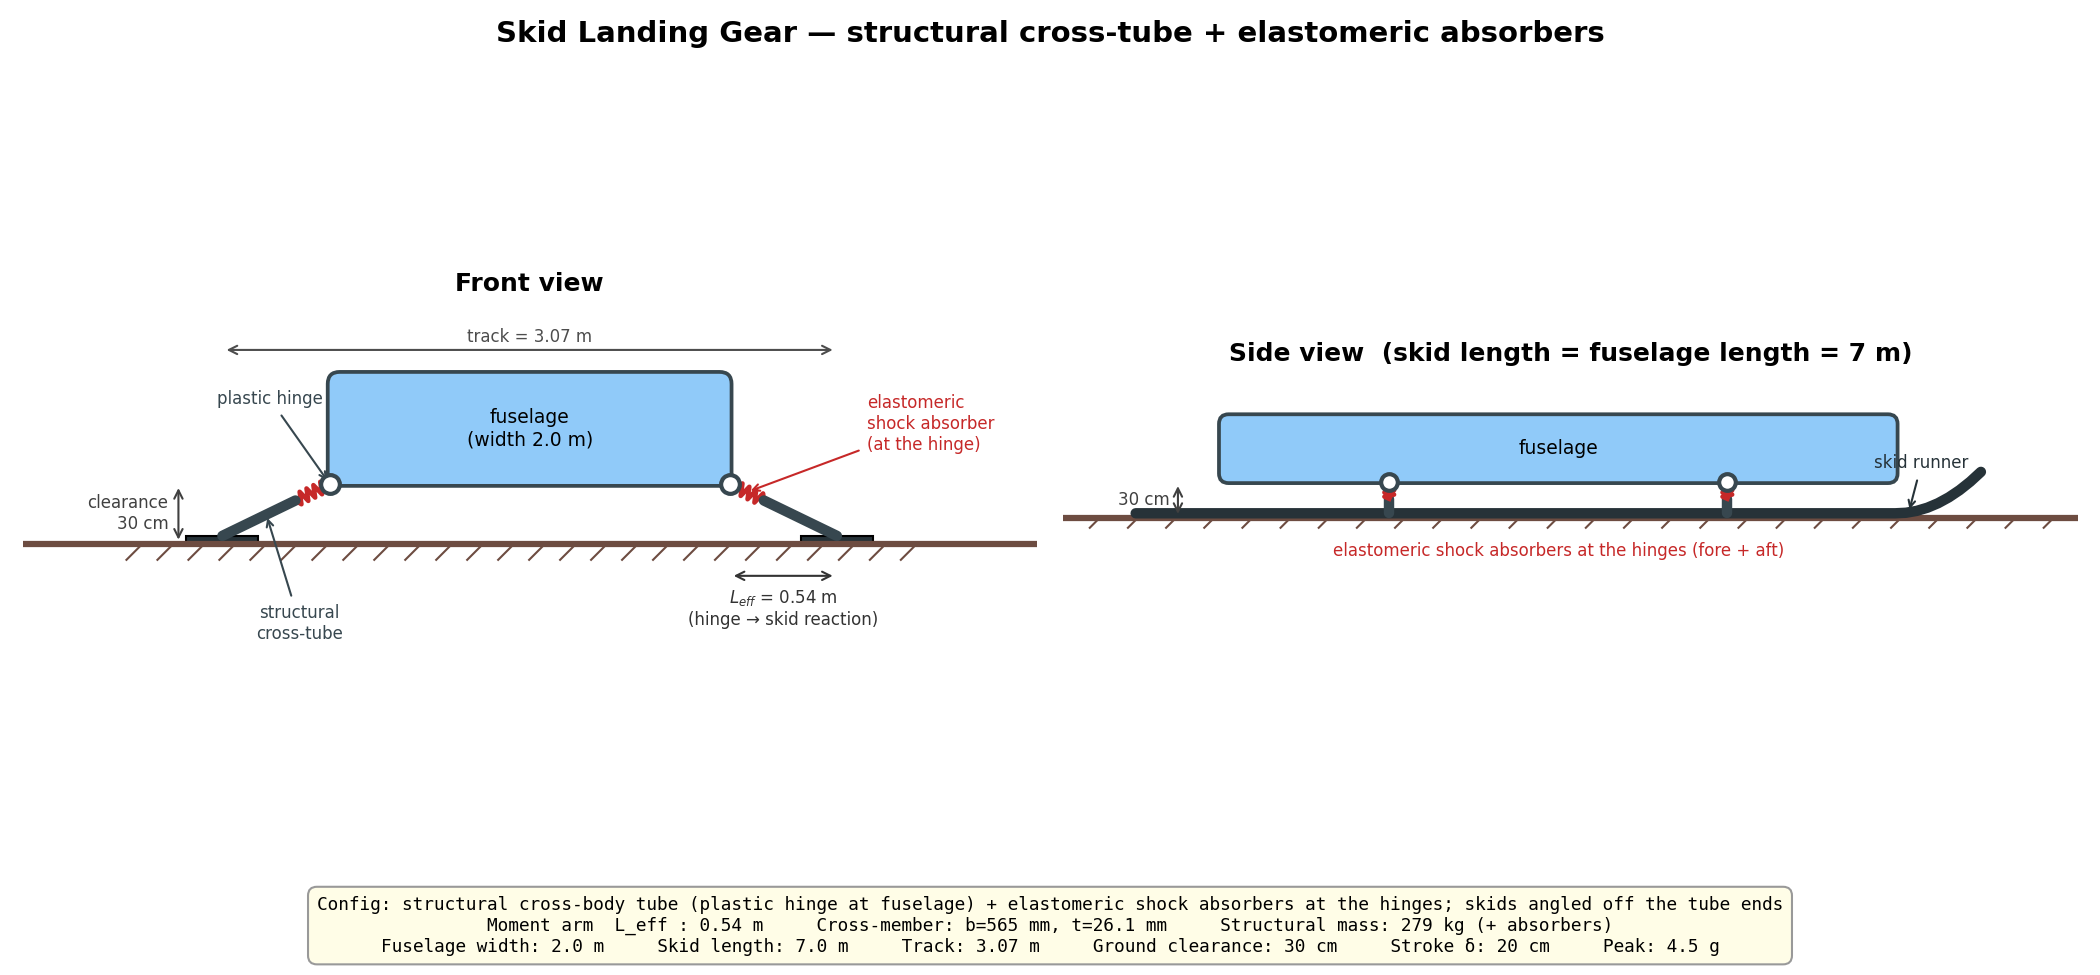

This chart was generated by the following Python code:
"""
landing_gear_sketch.py
Schematic (front + side view) of the skid landing-gear design.

Configuration (per the design intent):
  * a structural cross-body TUBE bridges the fuselage, with a PLASTIC HINGE at each
    fuselage attachment;
  * the ELASTOMERIC SHOCK ABSORBERS sit at those hinges;
  * the SKIDS come off the ends of the cross-tube at an angle and run the fuselage length.

L_eff is the moment arm from the plastic hinge to the skid reaction; it is the sized
cantilever length of the metal cross-member spring (architecture B), pulled live from the
model. Vertical dimensions are to scale (ground clearance, stroke); the skid length is the
fuselage length L_FUS.

Run:  python3 class_II_sizing/landing_gear_sketch.py   ->  landing_gear_sketch.png
"""

import sys
from pathlib import Path

import numpy as np
import matplotlib
matplotlib.use("Agg")
import matplotlib.pyplot as plt
from matplotlib.patches import Rectangle, FancyBboxPatch

PROJECT_ROOT = Path(__file__).resolve().parents[1]
if str(PROJECT_ROOT) not in sys.path:
    sys.path.append(str(PROJECT_ROOT))

import class_II_sizing.mass_components as mc
from parameters import L_FUS

# --- design point -----------------------------------------------------------
MTOW = 2198.58
FUSE_WIDTH = 2.0               # [m] fuselage width (front view)
SKID_LEN = L_FUS               # [m] skid length = fuselage length
GROUND_CLEARANCE = 0.30        # [m] static fuselage belly-to-ground

# Structural cross-member spring (architecture B) gives the plastic hinge + moment arm.
gear = mc.landing_gear_mass(MTOW)
beam = next(r for r in gear["all_architectures"] if r["name"] == "B metal leaf")
L_eff = beam["params"]["L"]    # moment arm: plastic hinge -> skid reaction [m]
b_beam = beam["params"]["b"]   # cross-member width [m]
t_beam = beam["params"]["t"]   # cross-member thickness [m]
m_struct = beam["mass"]        # structural cross-member mass [kg]
stroke = gear["dmax"]          # elastomeric absorber stroke [m]
n_pk = gear["npk"]             # peak load factor [g]

x_hinge = FUSE_WIDTH / 2.0     # hinge at the fuselage side
x_skid = x_hinge + L_eff       # skid reaction, one moment arm outboard
RUNNER_TOP = 0.04              # [m] skid-runner thickness
FUSE_H = 0.55                  # [m] drawn fuselage height (representative)

GROUND = "#6d4c41"
STEEL = "#37474f"
SKID = "#263238"
SPRING_C = "#c62828"
FUSE = "#90caf9"


def spring(ax, x0, y0, x1, y1, coils=5, width=0.035, **kw):
    """Zig-zag spring between (x0,y0) and (x1,y1)."""
    length = np.hypot(x1 - x0, y1 - y0)
    ux, uy = (x1 - x0) / length, (y1 - y0) / length
    px, py = -uy, ux
    n = coils * 2
    xs, ys = [x0], [y0]
    for i in range(1, n):
        t = i / n
        side = width if i % 2 else -width
        xs.append(x0 + ux * length * t + px * side)
        ys.append(y0 + uy * length * t + py * side)
    xs.append(x1); ys.append(y1)
    ax.plot(xs, ys, **kw)


def ground(ax, x_lo, x_hi):
    ax.axhline(0, color=GROUND, lw=3)
    for xg in np.linspace(x_lo, x_hi, 26):
        ax.plot([xg, xg - 0.08], [0, -0.08], color=GROUND, lw=1)


fig, (axf, axs) = plt.subplots(1, 2, figsize=(14, 6.5))
belly = GROUND_CLEARANCE
ABS_FRAC = 0.32                # fraction of the leg (from the hinge) taken by the absorber

# ============================ FRONT VIEW ====================================
ax = axf
ax.set_title("Front view", fontsize=12, fontweight="bold")
ground(ax, -x_skid - 0.4, x_skid + 0.4)

# fuselage
ax.add_patch(FancyBboxPatch((-FUSE_WIDTH / 2, belly), FUSE_WIDTH, FUSE_H,
                            boxstyle="round,pad=0.01,rounding_size=0.06",
                            fc=FUSE, ec=STEEL, lw=1.8))
ax.text(0, belly + FUSE_H / 2, "fuselage\n(width 2.0 m)", ha="center", va="center", fontsize=9)

for sign in (-1, +1):
    xh, xs_ = sign * x_hinge, sign * x_skid
    # split the hinge->skid leg: elastomeric absorber near the hinge, rigid tube beyond
    xa = xh + (xs_ - xh) * ABS_FRAC
    ya = belly + (RUNNER_TOP - belly) * ABS_FRAC
    spring(ax, xh, belly, xa, ya, coils=5, width=0.03, color=SPRING_C, lw=2.2)
    ax.plot([xa, xs_], [ya, RUNNER_TOP], color=STEEL, lw=5, solid_capstyle="round")
    ax.plot([xh], [belly], marker="o", ms=9, mfc="white", mec=STEEL, mew=2, zorder=5)
    ax.add_patch(Rectangle((xs_ - 0.18, 0.0), 0.36, RUNNER_TOP, fc=SKID, ec="k", lw=1))

# callouts (kept on opposite sides so they don't collide)
ax.annotate("elastomeric\nshock absorber\n(at the hinge)",
            xy=(x_hinge + (x_skid - x_hinge) * ABS_FRAC / 2,
                belly + (RUNNER_TOP - belly) * ABS_FRAC / 2),
            xytext=(x_skid + 0.15, belly + 0.30), ha="left", va="center",
            fontsize=8, color=SPRING_C,
            arrowprops=dict(arrowstyle="->", color=SPRING_C))
ax.annotate("plastic hinge", xy=(-x_hinge, belly), xytext=(-x_hinge - 0.30, belly + 0.40),
            ha="center", fontsize=8, color=STEEL,
            arrowprops=dict(arrowstyle="->", color=STEEL))
ax.annotate("structural\ncross-tube",
            xy=(-(x_hinge + x_skid) / 2 - 0.05, (belly + RUNNER_TOP) / 2 - 0.02),
            xytext=(-x_hinge - 0.15, -0.30), ha="center", va="top",
            fontsize=8, color=STEEL, arrowprops=dict(arrowstyle="->", color=STEEL))

# L_eff (horizontal moment arm, hinge -> skid reaction) under the right leg
ax.annotate("", xy=(x_skid, -0.16), xytext=(x_hinge, -0.16),
            arrowprops=dict(arrowstyle="<->", color="0.2"))
ax.text((x_hinge + x_skid) / 2, -0.22,
        f"$L_{{eff}}$ = {L_eff:.2f} m\n(hinge → skid reaction)",
        ha="center", va="top", fontsize=8, color="0.2")

# ground clearance (far left)
ax.annotate("", xy=(-x_skid - 0.22, 0.0), xytext=(-x_skid - 0.22, belly),
            arrowprops=dict(arrowstyle="<->", color="0.25"))
ax.text(-x_skid - 0.27, belly / 2, f"clearance\n{GROUND_CLEARANCE*100:.0f} cm",
        ha="right", va="center", fontsize=8, color="0.25")

# track (top)
ax.annotate("", xy=(-x_skid, belly + FUSE_H + 0.12), xytext=(x_skid, belly + FUSE_H + 0.12),
            arrowprops=dict(arrowstyle="<->", color="0.3"))
ax.text(0, belly + FUSE_H + 0.16, f"track = {2*x_skid:.2f} m", ha="center", fontsize=8,
        color="0.3")

ax.set_xlim(-x_skid - 1.0, x_skid + 1.0)
ax.set_ylim(-0.55, belly + FUSE_H + 0.35)
ax.set_aspect("equal")
ax.axis("off")

# ============================ SIDE VIEW =====================================
ax = axs
ax.set_title(f"Side view  (skid length = fuselage length = {SKID_LEN:.0f} m)",
             fontsize=12, fontweight="bold")
ground(ax, -0.3, SKID_LEN + 0.6)

# skid runner (length = fuselage length) with upturned nose
xr = np.linspace(0.0, SKID_LEN, 80)
yr = np.full_like(xr, RUNNER_TOP)
nose = xr > SKID_LEN - 0.7
yr[nose] = RUNNER_TOP + (xr[nose] - (SKID_LEN - 0.7)) ** 2 * 0.7
ax.plot(xr, yr, color=SKID, lw=5, solid_capstyle="round")

# fuselage
fx0, fx1 = 0.7, SKID_LEN - 0.7
ax.add_patch(FancyBboxPatch((fx0, belly), fx1 - fx0, FUSE_H,
                            boxstyle="round,pad=0.01,rounding_size=0.08",
                            fc=FUSE, ec=STEEL, lw=1.8))
ax.text((fx0 + fx1) / 2, belly + FUSE_H / 2, "fuselage", ha="center", va="center", fontsize=9)

# fore + aft cross-tubes: rigid drop from the runner, elastomeric absorber at the hinge (top)
y_abs = belly - 0.14
for xc in (SKID_LEN * 0.30, SKID_LEN * 0.70):
    ax.plot([xc, xc], [RUNNER_TOP, y_abs], color=STEEL, lw=5, solid_capstyle="round")
    spring(ax, xc, y_abs, xc, belly, coils=4, width=0.04, color=SPRING_C, lw=2.2)
    ax.plot([xc], [belly], marker="o", ms=8, mfc="white", mec=STEEL, mew=2, zorder=5)

ax.annotate("", xy=(0.35, 0.0), xytext=(0.35, belly),
            arrowprops=dict(arrowstyle="<->", color="0.25"))
ax.text(0.28, belly / 2, f"{GROUND_CLEARANCE*100:.0f} cm", ha="right", va="center",
        fontsize=8, color="0.25")
ax.text(SKID_LEN * 0.5, -0.20, "elastomeric shock absorbers at the hinges (fore + aft)",
        ha="center", va="top", fontsize=8, color=SPRING_C)
ax.annotate("skid runner", xy=(SKID_LEN - 0.6, RUNNER_TOP),
            xytext=(SKID_LEN - 0.1, RUNNER_TOP + 0.34), ha="right", va="bottom",
            fontsize=8, color=SKID, arrowprops=dict(arrowstyle="->", color=SKID))

ax.set_xlim(-0.6, SKID_LEN + 0.8)
ax.set_ylim(-0.55, belly + FUSE_H + 0.35)
ax.set_aspect("equal")
ax.axis("off")

# ============================ TITLE + DATA BOX ==============================
fig.suptitle("Skid Landing Gear — structural cross-tube + elastomeric absorbers",
             fontsize=14, fontweight="bold")
info = (f"Config: structural cross-body tube (plastic hinge at fuselage) + elastomeric "
        f"shock absorbers at the hinges; skids angled off the tube ends\n"
        f"Moment arm  L_eff : {L_eff:.2f} m     Cross-member: b={b_beam*1000:.0f} mm, "
        f"t={t_beam*1000:.1f} mm     Structural mass: {m_struct:.0f} kg (+ absorbers)\n"
        f"Fuselage width: {FUSE_WIDTH:.1f} m     Skid length: {SKID_LEN:.1f} m     "
        f"Track: {2*x_skid:.2f} m     Ground clearance: {GROUND_CLEARANCE*100:.0f} cm     "
        f"Stroke δ: {stroke*100:.0f} cm     Peak: {n_pk:.1f} g")
fig.text(0.5, 0.02, info, ha="center", va="bottom", fontsize=8.5, family="monospace",
         bbox=dict(boxstyle="round,pad=0.5", fc="#fffde7", ec="0.6"))

fig.tight_layout(rect=[0, 0.12, 1, 0.95])
out = PROJECT_ROOT / "class_II_sizing" / "landing_gear_sketch.png"
fig.savefig(out, dpi=150)
print("written ->", out)
print(f"  L_eff={L_eff:.2f} m, track={2*x_skid:.2f} m, skid={SKID_LEN:.1f} m, "
      f"struct mass={m_struct:.0f} kg, stroke={stroke*100:.0f} cm, n_pk={n_pk:.1f} g")
